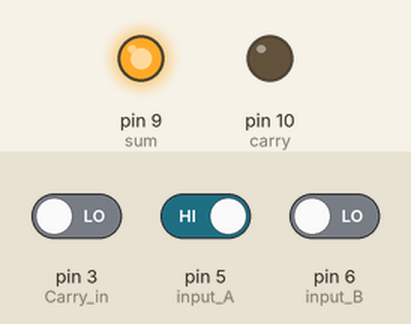
Recording of a sketch running on a simulated Arduino Uno, built with avr-gcc and run on an emulated ATmega328P. Parts: output pins drawn as LEDs (lit = HIGH). Inputs (shaded band) come from the test bench; at power-on: pin 3 (Carry_in) LOW, pin 6 (input_B) LOW, pin 5 (input_A) HIGH.

Above: at 1.2 s.
1.3 s: pin 3 (Carry_in) driven HIGH
At 2.1 s:
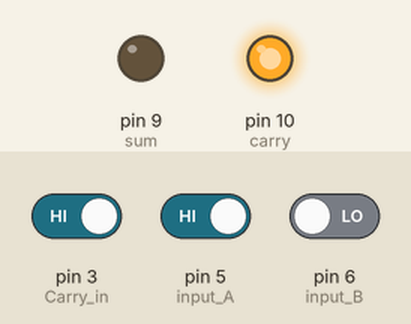
2.8 s: pin 6 (input_B) driven HIGH
At 3.3 s:
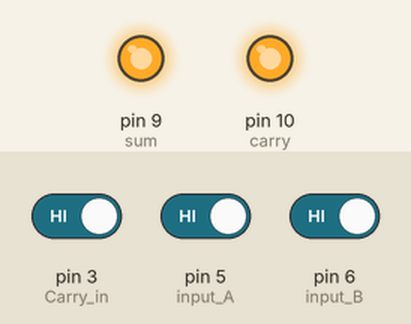
4.3 s: pin 6 (input_B) driven LOW
At 5.5 s:
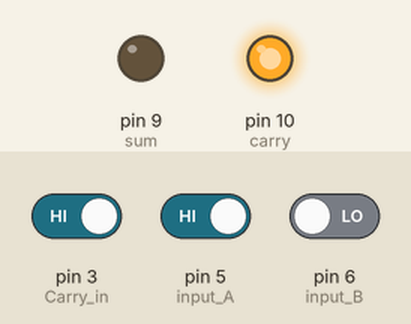
5.8 s: pin 3 (Carry_in) driven LOW
At 6.7 s:
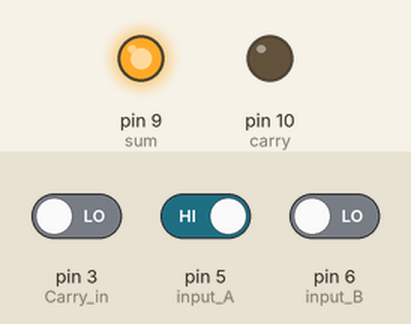
7.3 s: pin 5 (input_A) driven LOW
At 7.9 s:
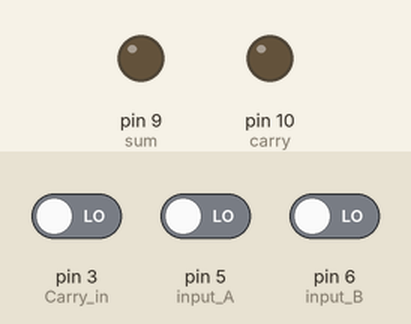
Timing chart, 0 to 9.8 s (numbered marks = the images above; inputs shaded):
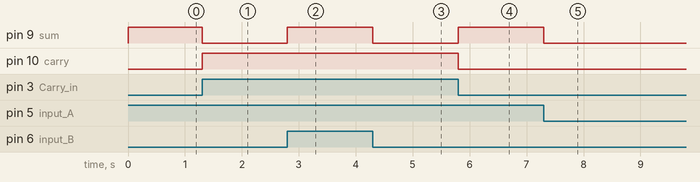

The sketch:

Adder.ino
```cpp
int A=0;//input
int B=0;//input
int P=0; //Pi
int G=0; //Gi
int C=0;//input
int temp=0;
void setup() {
  // put your setup code here, to run once:
  Serial.begin(9600);
pinMode(5,INPUT); //input A
pinMode(6,INPUT); //input B
pinMode(3,INPUT); //Carry in
pinMode(9,OUTPUT);//sum
pinMode(10,OUTPUT);//carry

}

void loop() {
  // put your main code here, to run repeatedly:
A=digitalRead(5);
B=digitalRead(6);
C=digitalRead(3);

//As according to the logic gates circuit of Adder
//to get Pi : XOR of A & B
if (A==0 & B==0){
  P=0;
  }
else if (A==1 & B==1) {
  P=0;
  }
  else{
    P=1;
    }

//to get Gi : AND of A & B
if (A==1 & B==1){
  G=1;
 // delay(5);
  }
else {
  G=0;
 // delay(5);
  }

//to get Sum : XOR of Pi & Cin
if (P==0 & C==0){
  digitalWrite(9,LOW); //Logic 0
  }
else if (P==1 & C==1) {
  digitalWrite(9,LOW); //Logic 0
  }
  else{
    digitalWrite(9,HIGH); //Logic 1
    }

 //to get Carry out (Cout)
 //AND of Pi & Cin
if (P==1 & C==1){
  temp=1;
  //delay(5);
  }
else {
  temp=0;
 // delay(5);
  }

 //OR of Gi & temp
 if (G==0 & temp==0){
  digitalWrite(10,LOW);
  }
else {
  digitalWrite(10,HIGH);
  }
}
```

Measured:
- after the input at 1.3 s, pin 9 (sum): HIGH → LOW at once; pin 10 (carry): LOW → HIGH at once
- after the input at 2.8 s, pin 9 (sum): LOW → HIGH at once
- after the input at 4.3 s, pin 9 (sum): HIGH → LOW at once
- after the input at 5.8 s, pin 9 (sum): LOW → HIGH at once; pin 10 (carry): HIGH → LOW at once
- after the input at 7.3 s, pin 9 (sum): HIGH → LOW at once
